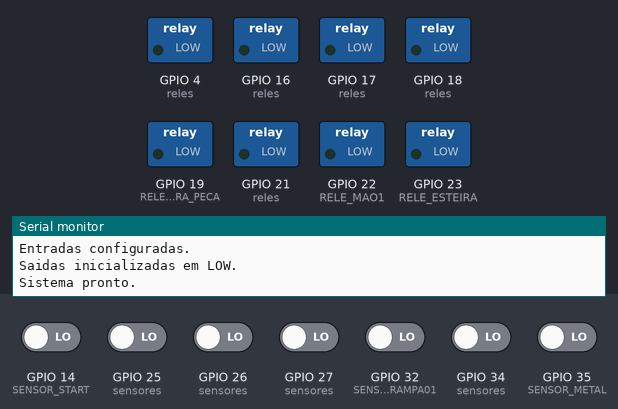
This program was run on a simulated ESP32. Parts: switched loads named in the program (green lamp = pin HIGH), the last lines printed to the serial monitor. The inputs (shaded band) are chosen by the test bench; at power-on: GPIO 14 (SENSOR_START), GPIO 25 (sensores), GPIO 26 (sensores), GPIO 27 (sensores), GPIO 32 (SENSOR_RAMPA01), GPIO 34 (sensores), GPIO 35 (SENSOR_METAL) LOW.

Above: at 1.2 s.
1.3 s: GPIO 14 (SENSOR_START) driven HIGH
At 2.4 s:
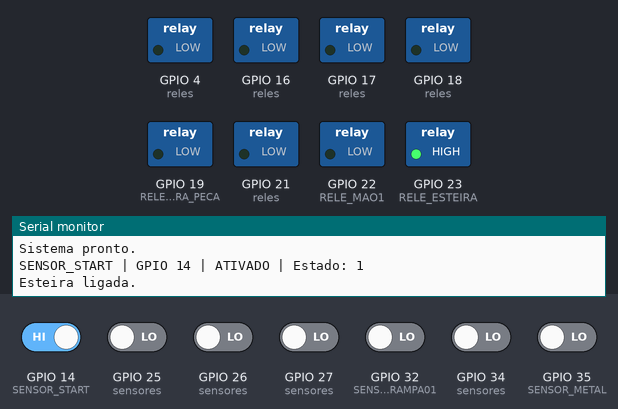
2.8 s: GPIO 35 (SENSOR_METAL) driven HIGH
At 4.2 s:
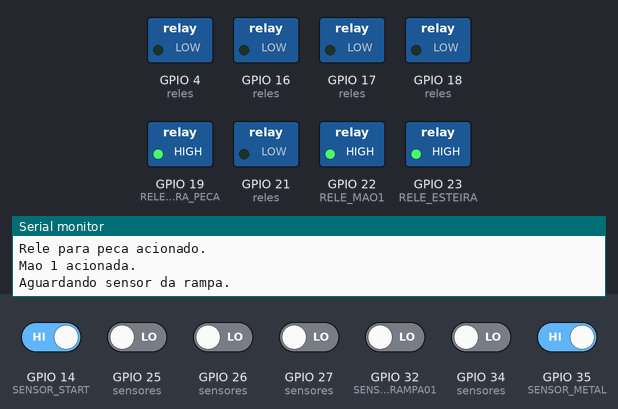
6.6 s: GPIO 32 (SENSOR_RAMPA01) driven HIGH
At 7.6 s:
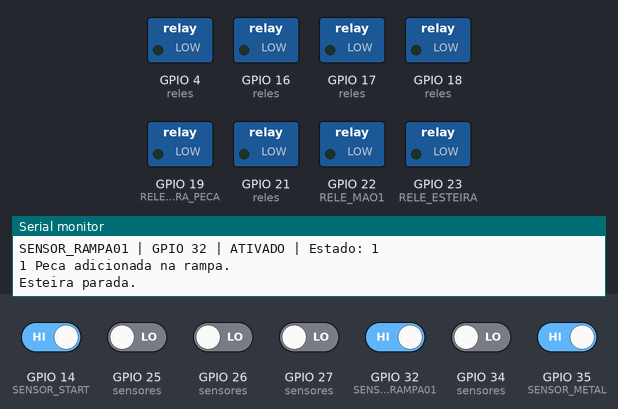
Timing chart, 0 to 9.6 s (numbered marks = the images above; inputs shaded):
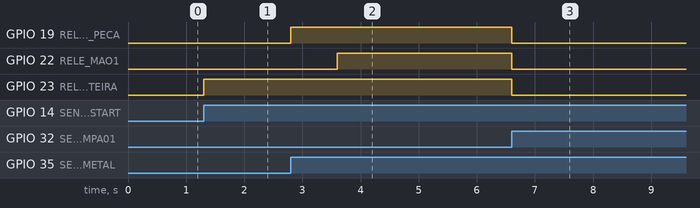

The program:

main.cpp
```cpp
#include <Arduino.h>

// =====================================
// MAPEAMENTO DAS ENTRADAS (SENSORES)
// =====================================

#define SENSOR_1 27
#define SENSOR_2 26
#define SENSOR_3 25
#define SENSOR_START 14
#define SENSOR_RAMPA01 32
#define SENSOR_METAL 35
#define SENSOR_7 34

// =====================================
// MAPEAMENTO DAS SAIDAS (RELES)
// =====================================

#define RELE_1 4
#define RELE_2 16
#define RELE_3 17
#define RELE_4 18
#define RELE_PARA_PECA 19
#define RELE_MAO2 21
#define RELE_MAO1 22
#define RELE_ESTEIRA 23

// =====================================
// ARRAYS DE MONITORAMENTO
// =====================================

const int sensores[] = {
  SENSOR_1,
  SENSOR_2,
  SENSOR_3,
  SENSOR_START,
  SENSOR_RAMPA01,
  SENSOR_METAL,
  SENSOR_7
};

const char* nomesSensores[] = {
  "SENSOR_1",
  "SENSOR_2",
  "SENSOR_3",
  "SENSOR_START",
  "SENSOR_RAMPA01",
  "SENSOR_METAL",
  "SENSOR_7"
};

const int reles[] = {
  RELE_1,
  RELE_2,
  RELE_3,
  RELE_4,
  RELE_PARA_PECA,
  RELE_MAO2,
  RELE_MAO1,
  RELE_ESTEIRA
};

const int quantidadeSensores = 7;
const int quantidadeReles = 8;

int estadosSensores[quantidadeSensores];
int estadosReles[quantidadeReles];

// =====================================
// CONTROLE DA ESTEIRA SELETORA
// =====================================

enum EstadoProducao {
  PARADO,
  ESTEIRA_LIGADA,
  AGUARDANDO_PARA_PECA,
  AGUARDANDO_MAO1,
  MAO1_ATIVA,
  AGUARDANDO_RAMPA
};

EstadoProducao estadoProducao = PARADO;

// =====================================
// CONFIGURACAO DOS TEMPOS
// =====================================

// Tempo máximo para detectar metal
const unsigned long TEMPO_SEM_METAL = 3000;

// Tempo entre acionar PARA_PECA e MAO1
const unsigned long TEMPO_ATE_MAO1 = 800;

// =====================================
// CONTROLE DE TEMPO
// =====================================

unsigned long tempoEtapa = 0;

// =====================================
// ESTADOS ANTERIORES DOS SENSORES
// =====================================

int estadoAnteriorStart = LOW;
int estadoAnteriorMetal = LOW;
int estadoAnteriorRampa = LOW;

// =====================================
// SETUP
// =====================================

void setup() {

  Serial.begin(9600);

  // Configura entradas
  for (int i = 0; i < quantidadeSensores; i++) {
    pinMode(sensores[i], INPUT);
    estadosSensores[i] = digitalRead(sensores[i]);
  }

  // Configura todas as saídas em LOW
  for (int i = 0; i < quantidadeReles; i++) {
    pinMode(reles[i], OUTPUT);
    digitalWrite(reles[i], LOW);
    estadosReles[i] = LOW;
  }

  // Inicializa os estados anteriores
  estadoAnteriorStart = digitalRead(SENSOR_START);
  estadoAnteriorMetal = digitalRead(SENSOR_METAL);
  estadoAnteriorRampa = digitalRead(SENSOR_RAMPA01);

  Serial.println("\n=== SISTEMA DA LINHA DE PRODUCAO ===");
  Serial.println("Entradas configuradas.");
  Serial.println("Saidas inicializadas em LOW.");
  Serial.println("Sistema pronto.");
}

// =====================================
// MONITORAMENTO DAS ENTRADAS
// =====================================

void monitorarSensores() {

  for (int i = 0; i < quantidadeSensores; i++) {

    int estadoAtual = digitalRead(sensores[i]);

    if (estadoAtual != estadosSensores[i]) {

      Serial.printf(
        "%s | GPIO %d | %s | Estado: %d\n",
        nomesSensores[i],
        sensores[i],
        estadoAtual == HIGH ? "ATIVADO" : "DESATIVADO",
        estadoAtual
      );

      estadosSensores[i] = estadoAtual;
    }
  }
}

// =====================================
// LOGICA DA LINHA DE PRODUCAO
// =====================================

void executarLogicaProducao() {

  // Leitura dos sensores
  int start = digitalRead(SENSOR_START);
  int metal = digitalRead(SENSOR_METAL);
  int rampa = digitalRead(SENSOR_RAMPA01);

  // -------------------------------------
  // INICIAR ESTEIRA
  // -------------------------------------

  if (estadoProducao == PARADO &&
      start == HIGH &&
      estadoAnteriorStart == LOW) {

    digitalWrite(RELE_ESTEIRA, HIGH);

    tempoEtapa = millis();

    estadoProducao = ESTEIRA_LIGADA;

    Serial.println("Esteira ligada.");
  }

  // -------------------------------------
  // DETECTAR PECA METALICA
  // -------------------------------------

  if (estadoProducao == ESTEIRA_LIGADA &&
      metal == HIGH &&
      estadoAnteriorMetal == LOW) {

    estadoProducao = AGUARDANDO_PARA_PECA;

    Serial.println("Metal detectado.");
  }

  // -------------------------------------
  // TEMPO LIMITE SEM DETECCAO DE METAL
  // -------------------------------------

  if (estadoProducao == ESTEIRA_LIGADA &&
      millis() - tempoEtapa >= TEMPO_SEM_METAL) {

    digitalWrite(RELE_PARA_PECA, HIGH);

    estadoProducao = AGUARDANDO_RAMPA;

    Serial.println("Nenhum metal detectado.");
    Serial.println("Rele para peca acionado.");
    Serial.println("Esteira continua ligada.");
  }

  // -------------------------------------
  // ACIONAR RELE PARA PECA - METAL
  // -------------------------------------

  if (estadoProducao == AGUARDANDO_PARA_PECA) {

    digitalWrite(RELE_PARA_PECA, HIGH);

    tempoEtapa = millis();

    estadoProducao = AGUARDANDO_MAO1;

    Serial.println("Rele para peca acionado.");
  }

  // -------------------------------------
  // ACIONAR MAO 1
  // -------------------------------------

  if (estadoProducao == AGUARDANDO_MAO1 &&
      millis() - tempoEtapa >= TEMPO_ATE_MAO1) {

    digitalWrite(RELE_MAO1, HIGH);

    estadoProducao = MAO1_ATIVA;

    Serial.println("Mao 1 acionada.");
    Serial.println("Aguardando sensor da rampa.");
  }

  // -------------------------------------
  // CONFIRMAR PECA NA RAMPA
  // -------------------------------------

  if (rampa == HIGH &&
      estadoAnteriorRampa == LOW &&
      estadoProducao != PARADO) {

    digitalWrite(RELE_ESTEIRA, LOW);
    digitalWrite(RELE_PARA_PECA, LOW);
    digitalWrite(RELE_MAO1, LOW);

    estadoProducao = PARADO;

    Serial.println("1 Peca adicionada na rampa.");
    Serial.println("Esteira parada.");
  }

  // -------------------------------------
  // ATUALIZAR ESTADOS ANTERIORES
  // -------------------------------------

  estadoAnteriorStart = start;
  estadoAnteriorMetal = metal;
  estadoAnteriorRampa = rampa;
}

// =====================================
// LOOP PRINCIPAL
// =====================================

void loop() {

  monitorarSensores();

  executarLogicaProducao();

}
```

Measured:
- after the input at 1.3 s, GPIO 23 (RELE_ESTEIRA): LOW → HIGH at once
- after the input at 2.8 s, GPIO 19 (RELE_PARA_PECA): LOW → HIGH after 0.00 s instead of 1.5 s; GPIO 22 (RELE_MAO1): LOW → HIGH after 0.80 s
- after the input at 6.6 s, GPIO 19 (RELE_PARA_PECA), GPIO 22 (RELE_MAO1), GPIO 23 (RELE_ESTEIRA): HIGH → LOW at once
